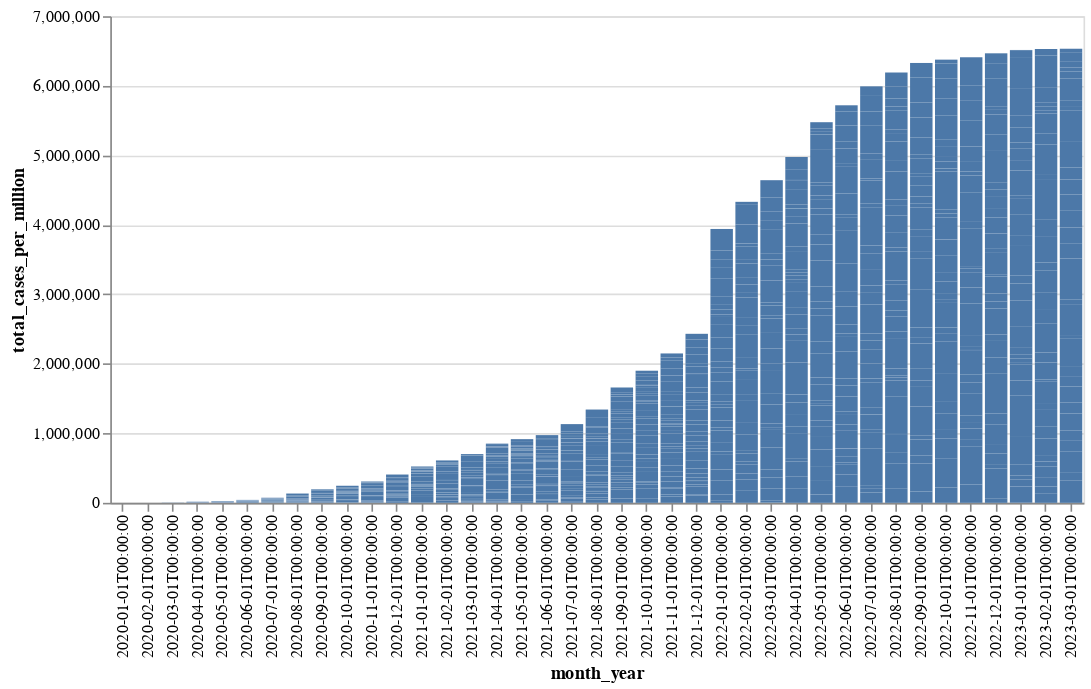

The notebook cell saved with this chart:
### Markdown cell above
And here is the progression of total cases per million on it's own. Note how it suddedly shows more variation than when plotted with increasing vaccination count.

### Code cell
base = alt.Chart(data_grouped).encode(x='month_year:O')

bar = base.mark_bar().encode(y='total_cases_per_million:Q')
(bar).properties(width=600)

### Figure 1 — Vega-Lite specification as saved in the notebook (floating-point values rounded to 4 significant figures; data arrays with more than 128 entries replaced by an {"elided": "..."} marker saying what was removed)
{"config": {"view": {"continuousWidth": 400, "continuousHeight": 300}}, "data": {"name": "data-6d5a91fd98b8af167d93f0d691449ad4"}, "mark": "bar", "encoding": {"x": {"field": "month_year", "type": "ordinal"}, "y": {"field": "total_cases_per_million", "type": "quantitative"}}, "width": 600, "$schema": "https://vega.github.io/schema/vega-lite/v4.17.0.json", "datasets": {"data-6d5a91fd98b8af167d93f0d691449ad4": {"elided": "1341 records"}}}
